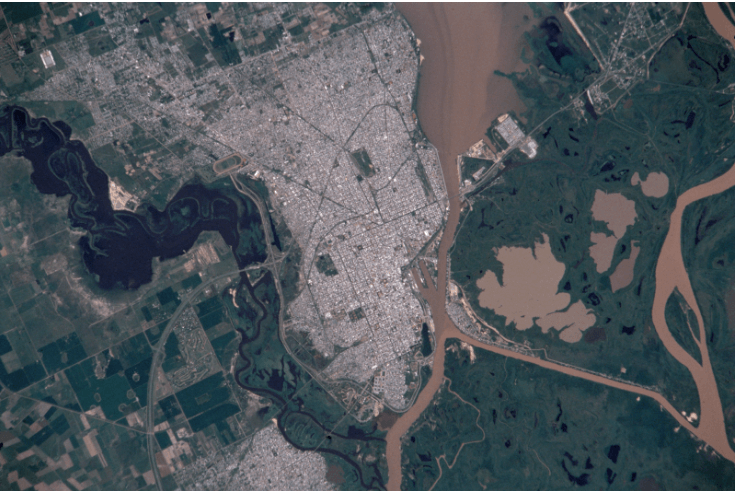
#> input picture Semana_13_SLAM_Robotica_Visual/semana_13_3_mini_radar_satelital_areas_interes/media/imagen_satelital.png, 738 x 491 px, found by its file name
$ jupyter execute Visualizacion_Areas_Interes.ipynb
#> lines starting #> are read from the running program, lines starting #| are printed output that depends on the picture; after the words box and inside, x2 and y2 are one past the last pixel; in counts of white or black regions, pixels touching at a corner belong together
[cell 1]
import cv2
from sklearn.cluster import KMeans
import matplotlib.pyplot as plt
import numpy as np

[cell 2]
image = cv2.imread('imagen_satelital.png')
#> image is the input picture: shape (491, 738, 3); mean B, G, R 90.8, 85.5, 78.4
image_rgb = cv2.cvtColor(image, cv2.COLOR_BGR2RGB)

#r = [0,0,738,491]
r = [0,70,500,270] # x, y, width, heigh
roi = image_rgb[int(r[1]):int(r[1]+r[3]), int(r[0]):int(r[0]+r[2])] # Seleccionar zona de Interes en base a r
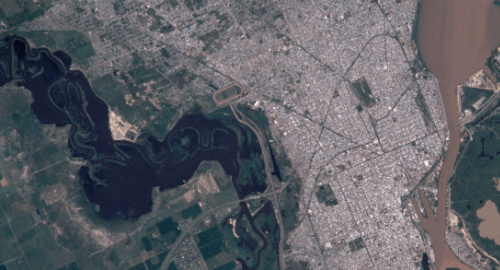
#> roi: shape (270, 500, 3); mean R, G, B 93.7, 95.3, 101.6

plt.figure(figsize=(8,6))
plt.imshow(roi)
plt.title("ROI")
plt.axis("off")
plt.show()

[cell 3]
pixels = roi.reshape((-1, 3))
kmeans = KMeans(n_clusters=3, random_state=42).fit(pixels)
segmented = kmeans.labels_.reshape(roi.shape[:2])
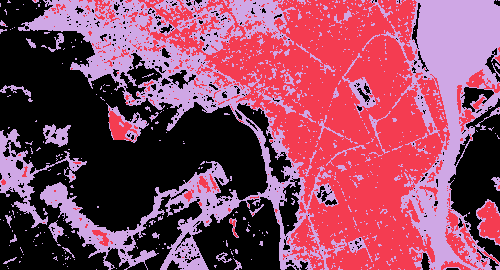
#> segmented: shape (270, 500) int32; 3 distinct labels, from 0 to 2; one colour per label, 0 black

plt.figure(figsize=(8,6))
plt.imshow(segmented, cmap='terrain')
plt.title("Segmentación K-Means")
plt.axis("off")
plt.show()

[cell 4]
colored = np.zeros((segmented.shape[0], segmented.shape[1], 3),
                   dtype=np.uint8)

# colored[segmented == 0] = [0, 255, 0]       # verde
# colored[segmented == 1] = [0, 0, 255]       # azul
# colored[segmented == 2] = [128, 128, 128]   # gris

colored[segmented == 0] = [0, 0, 255]
colored[segmented == 1] = [128, 128, 128]
colored[segmented == 2] = [0, 255, 0]

plt.figure(figsize=(8,6))
plt.imshow(colored)
plt.title("Áreas clasificadas")
plt.axis("off")
plt.show()
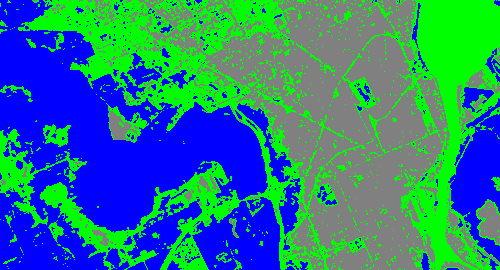
#> shown: shape (270, 500, 3); mean R, G, B 38.6, 121.7, 133.6

[cell 5]
mask = np.uint8(segmented == 0)
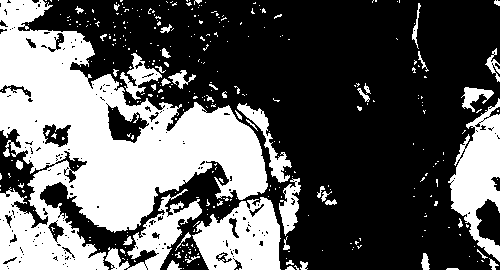
#> mask: shape (270, 500); values 0 (black) and 1 (white), 37.2% white; 349 white regions (302 under 20 px)

contours, _ = cv2.findContours(
    mask,
    cv2.RETR_EXTERNAL,
    cv2.CHAIN_APPROX_SIMPLE
)
#> contours = 337 contours, 309 with area under 20; largest, box (x1, y1, x2, y2) and area: (0, 0, 268, 270) 34864, (192, 197, 281, 270) 4528, (448, 98, 500, 262) 4066, (105, 189, 202, 270) 2288, (237, 103, 292, 183) 792

result = roi.copy()

cv2.drawContours(
    result,
    contours,
    -1,
    (255, 0, 0),
    2
)
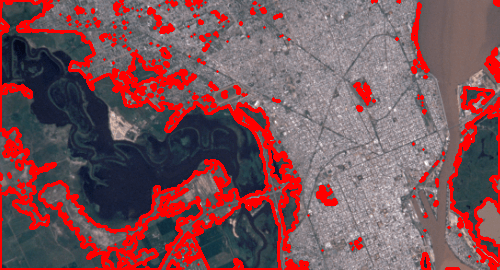
#> result: shape (270, 500, 3); 15.69% of pixels changed, all inside (x1, y1, x2, y2) = (0, 0, 500, 270)

plt.figure(figsize=(8,6))
plt.imshow(result)
plt.title("Contornos detectados")
plt.axis("off")
plt.show()

[cell 6]
for cnt in contours:

    area = cv2.contourArea(cnt)

    if area > 100:

        x, y, w, h = cv2.boundingRect(cnt)

        cv2.putText(
            result,
            "Bosque",
            (x, y-5),
            cv2.FONT_HERSHEY_SIMPLEX,
            0.5,
            (255,0,0),
            1
        )
#> this loop made 337 passes
#> (area, x, y, w, h) on passes 85, 96, 109, 146, 155, 178, 194, 214, 218, 337: (4527.5, 192, 197, 89, 73), (2288, 105, 189, 97, 81), (603, 279, 178, 22, 58), (792, 237, 103, 55, 80), (4066, 448, 98, 52, 164), (309.5, 461, 87, 33, 25), (151.5, 168, 70, 28, 19), (622.5, 120, 53, 42, 47), (124, 485, 48, 15, 34), (34864.5, 0, 0, 268, 270)
#> area on passes 10, 14, 17, 26, 56, 57: 33, 62, 38, 81.5, 23.5, 36
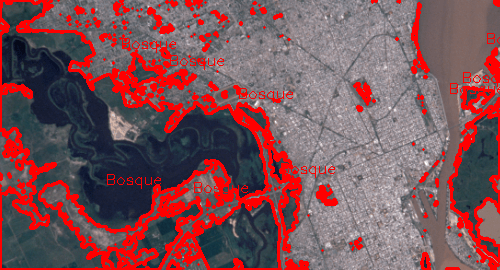
#> result: shape (270, 500, 3); 0.74% of pixels changed, all inside (x1, y1, x2, y2) = (107, 33, 500, 193)

forest_mask = np.uint8(segmented == 0) * 255
#> forest_mask: shape (270, 500); 37.2% white; 349 white regions (302 under 20 px), largest, box (x1, y1, x2, y2) and area: (0, 0, 268, 270) 33494, (192, 197, 281, 270) 4408, (448, 98, 500, 262) 4253
water_mask = np.uint8(segmented == 1) * 255
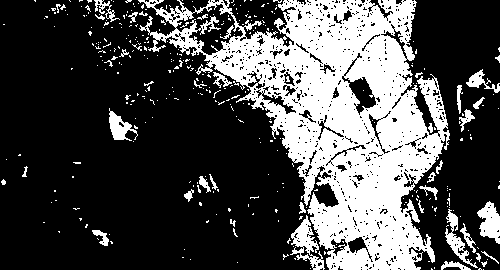
#> water_mask: shape (270, 500); 30.2% white; 359 white regions (319 under 20 px), largest, box (x1, y1, x2, y2) and area: (138, 0, 450, 270) 35148, (290, 215, 325, 270) 734, (477, 201, 500, 244) 606
urban_mask = np.uint8(segmented == 2) * 255
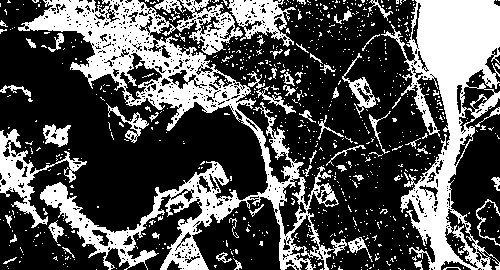
#> urban_mask: shape (270, 500); 32.6% white; 814 white regions (747 under 20 px), largest, box (x1, y1, x2, y2) and area: (18, 0, 347, 270) 20443, (381, 0, 500, 270) 12996, (0, 129, 87, 228) 1970

cv2.imwrite("agua.png", forest_mask)
cv2.imwrite("urbano.png", water_mask)
cv2.imwrite("zona_verde.png", urban_mask)
#> Out = True

[cell 7]
green = roi[:,:,1]
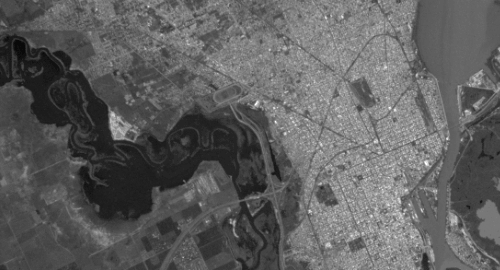
#> green: shape (270, 500); min 9, max 255, mean 95.3

_, threshold = cv2.threshold(
    green,
    120,
    255,
    cv2.THRESH_BINARY
)
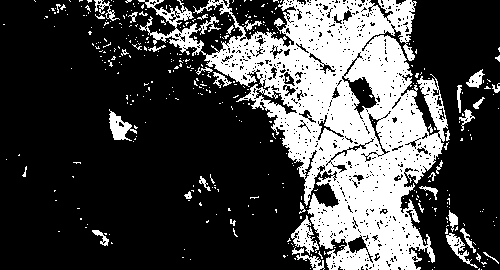
#> threshold: shape (270, 500); 28.2% white; 395 white regions (358 under 20 px), largest, box (x1, y1, x2, y2) and area: (138, 0, 448, 270) 33725, (291, 215, 319, 255) 446, (109, 109, 137, 141) 397

plt.figure(figsize=(10,5))

plt.subplot(1,2,1)
plt.imshow(segmented, cmap="terrain")
plt.axis("off")
plt.title("K-Means")

plt.subplot(1,2,2)
plt.imshow(threshold, cmap="gray")
plt.axis("off")
plt.title("Umbral")

plt.show()

$ run again, with Semana_13_SLAM_Robotica_Visual/semana_13_3_mini_radar_satelital_areas_interes/media/Clasified_Areas.png copied over Semana_13_SLAM_Robotica_Visual/semana_13_3_mini_radar_satelital_areas_interes/media/imagen_satelital.png
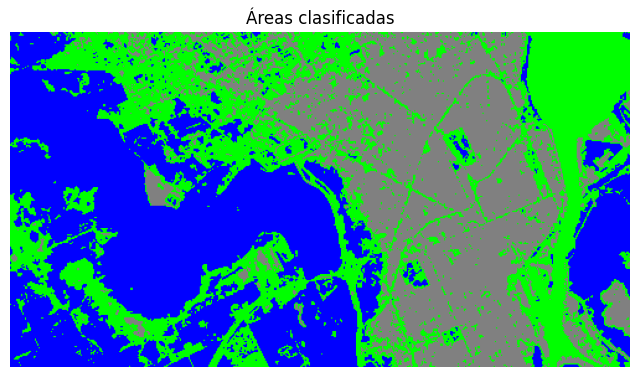
#> input picture Semana_13_SLAM_Robotica_Visual/semana_13_3_mini_radar_satelital_areas_interes/media/Clasified_Areas.png, 640 x 377 px, found by its file name
#> image is the input picture: shape (377, 640, 3); mean B, G, R 149.8, 139.6, 68.1
#> segmented: shape (270, 500) int32; 3 distinct labels, from 0 to 2
#> `mask = np.uint8(segmented == 0)`:
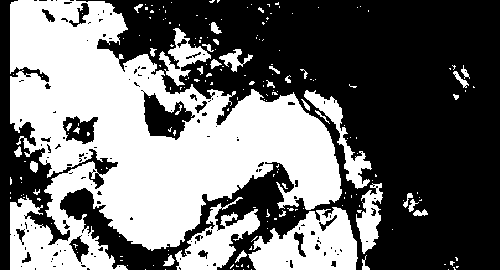
#> mask: shape (270, 500); values 0 (black) and 1 (white), 43.4% white; 205 white regions (169 under 20 px)
#> contours = 192 contours, 168 with area under 20; largest, box (x1, y1, x2, y2) and area: (10, 0, 342, 270) 48228, (248, 207, 358, 270) 4545, (175, 197, 260, 270) 2379, (304, 90, 372, 189) 1200, (159, 28, 211, 86) 960
#> the loop `for cnt in contours: ` made 192 passes
#> (area, x, y, w, h) on passes 42, 53, 65, 97, 137, 155, 192: (4545, 248, 207, 110, 63), (2379, 175, 197, 85, 73), (912.5, 356, 183, 27, 71), (1200.5, 304, 90, 68, 99), (229, 219, 49, 34, 23), (960, 159, 28, 52, 58), (48227.5, 10, 0, 332, 270)
#> forest_mask: shape (270, 500); 43.4% white; 205 white regions (169 under 20 px), largest, box (x1, y1, x2, y2) and area: (10, 0, 342, 270) 46110, (248, 207, 358, 270) 4416, (175, 197, 260, 270) 2488
#> water_mask: shape (270, 500); 24.6% white; 523 white regions (457 under 20 px), largest, box (x1, y1, x2, y2) and area: (60, 0, 430, 270) 21320, (10, 122, 78, 245) 2577, (244, 0, 311, 30) 934
#> urban_mask: shape (270, 500); 32.1% white; 1013 white regions (984 under 20 px), largest, box (x1, y1, x2, y2) and area: (193, 0, 500, 270) 35423, (0, 0, 16, 270) 2711, (371, 229, 406, 270) 690
#> Out = True
#> `_, threshold = cv2.threshold( green, 120, 255, cv2.THRESH_BINARY )`:
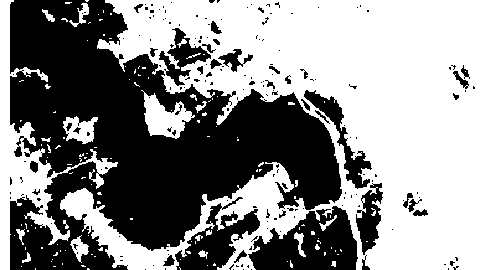
#> threshold: shape (270, 500); 56.1% white; 186 black regions (151 under 20 px), largest, box (x1, y1, x2, y2) and area: (10, 0, 342, 270) 46579, (248, 206, 358, 270) 4445, (175, 197, 260, 270) 2535

$ run again, with Semana_13_SLAM_Robotica_Visual/semana_13_3_mini_radar_satelital_areas_interes/media/Region_Of_Interest.png copied over Semana_13_SLAM_Robotica_Visual/semana_13_3_mini_radar_satelital_areas_interes/media/imagen_satelital.png
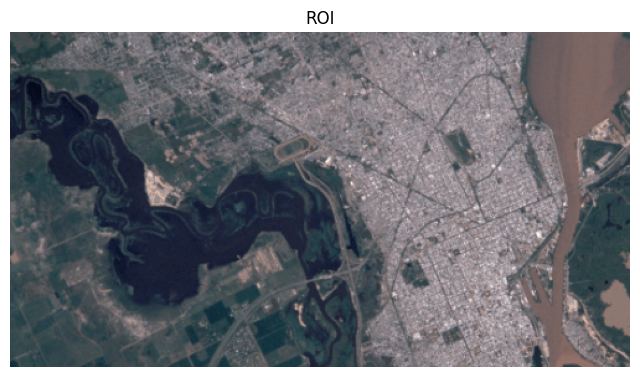
#> input picture Semana_13_SLAM_Robotica_Visual/semana_13_3_mini_radar_satelital_areas_interes/media/Region_Of_Interest.png, 640 x 377 px, found by its file name
#> image is the input picture: shape (377, 640, 3); mean B, G, R 122.4, 116.9, 115.6
#> segmented: shape (270, 500) int32; 3 distinct labels, from 0 to 2
#> mask: shape (270, 500); values 0 (black) and 1 (white), 39.4% white; 146 white regions (117 under 20 px)
#> contours = 144 contours, 121 with area under 20; largest, box (x1, y1, x2, y2) and area: (10, 0, 342, 250) 38546, (249, 207, 358, 270) 4338, (10, 200, 87, 270) 2238, (179, 214, 261, 270) 1738, (45, 162, 95, 239) 1253
#> the loop `for cnt in contours: ` made 144 passes
#> (area, x, y, w, h) on passes 19, 27, 34, 42, 53, 63, 87, 119: (529.5, 81, 235, 45, 35), (1737.5, 179, 214, 82, 56), (4338, 249, 207, 109, 63), (2237.5, 10, 200, 77, 70), (698.5, 356, 189, 27, 63), (1253, 45, 162, 50, 77), (1069.5, 304, 91, 67, 97), (130, 221, 49, 21, 22)
#> forest_mask: shape (270, 500); 39.4% white; 146 white regions (117 under 20 px), largest, box (x1, y1, x2, y2) and area: (10, 0, 342, 250) 38454, (249, 207, 358, 270) 4212, (10, 200, 87, 270) 2346
#> water_mask: shape (270, 500); 30.4% white; 174 white regions (151 under 20 px), largest, box (x1, y1, x2, y2) and area: (193, 0, 500, 270) 35261, (0, 0, 10, 270) 2700, (371, 230, 405, 270) 650
#> urban_mask: shape (270, 500); 30.3% white; 438 white regions (384 under 20 px), largest, box (x1, y1, x2, y2) and area: (10, 0, 430, 270) 32391, (244, 0, 312, 30) 1011, (434, 27, 477, 105) 911
#> Out = True
#> `_, threshold = cv2.threshold( green, 120, 255, cv2.THRESH_BINARY )`:
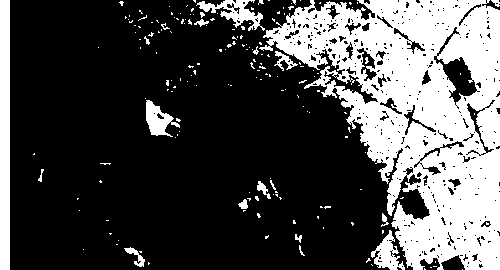
#> threshold: shape (270, 500); 29.6% white; 180 white regions (161 under 20 px), largest, box (x1, y1, x2, y2) and area: (259, 0, 500, 270) 33742, (0, 0, 10, 270) 2700, (196, 0, 265, 31) 789
